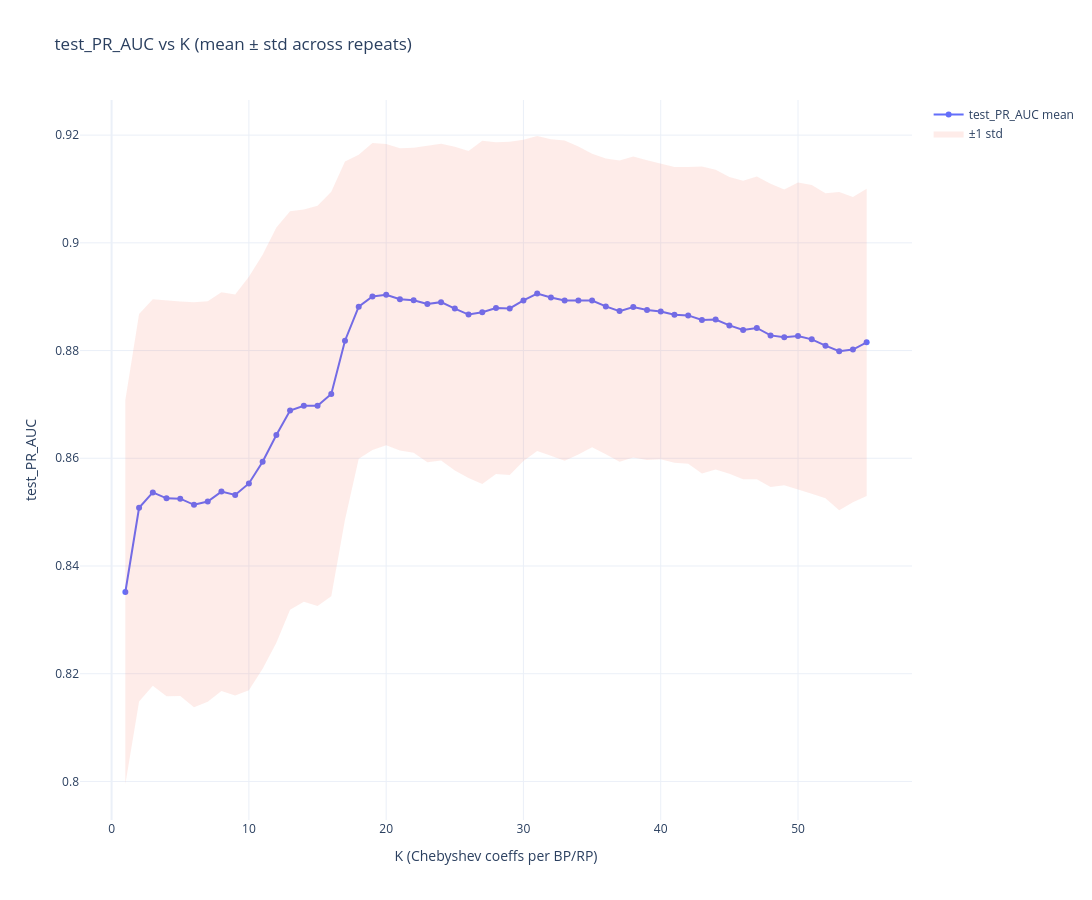
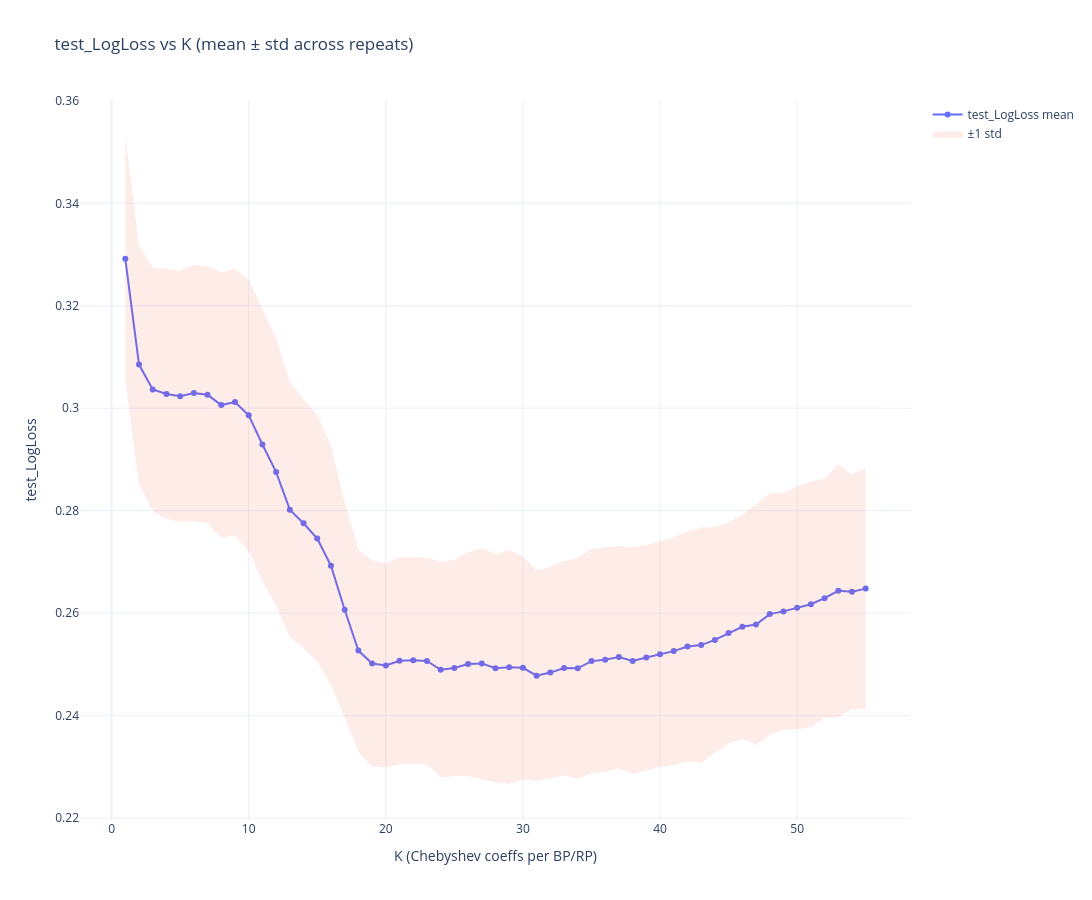

These figures' notebook cell, in order:
### Code cell
import plotly.graph_objects as go

def line_with_band(metric):
    dfm = res.groupby("K")[metric].agg(["mean","std"]).reset_index().sort_values("K")
    dfm.columns = ["K","mean","std"]
    dfm["lo"] = dfm["mean"] - dfm["std"]
    dfm["hi"] = dfm["mean"] + dfm["std"]

    fig = go.Figure()
    fig.add_trace(go.Scatter(x=dfm["K"], y=dfm["mean"], mode="lines+markers", name=f"{metric} mean"))
    fig.add_trace(go.Scatter(
        x=pd.concat([dfm["K"], dfm["K"][::-1]]),
        y=pd.concat([dfm["hi"], dfm["lo"][::-1]]),
        fill="toself", line=dict(width=0), opacity=0.22, name="±1 std"
    ))
    fig.update_layout(
        title=f"{metric} vs K (mean ± std across repeats)",
        xaxis_title="K (Chebyshev coeffs per BP/RP)",
        yaxis_title=metric,
        template="plotly_white",
        width=2000, height=900,
        showlegend=True,
    )
    return fig

line_with_band("test_PR_AUC").show()
line_with_band("test_LogLoss").show()
